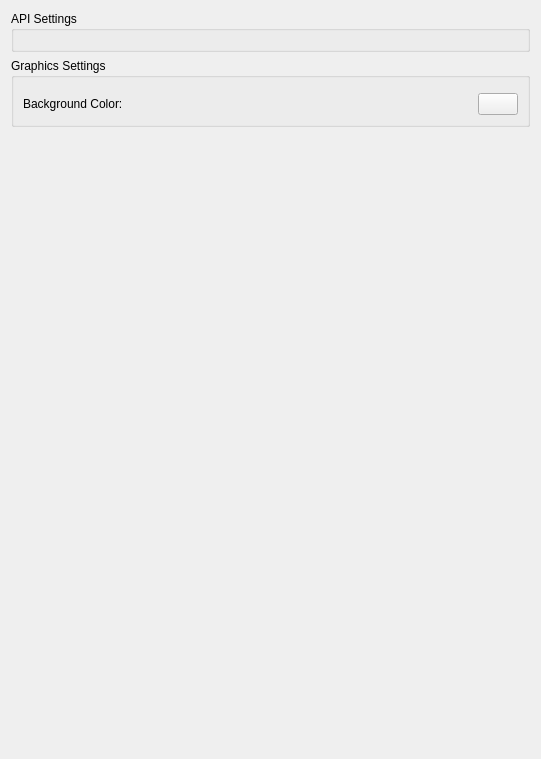
<?xml version="1.0" encoding="UTF-8"?>
<ui version="4.0">
 <class>ConfigureGraphics</class>
 <widget class="QWidget" name="ConfigureGraphics">
  <property name="geometry">
   <rect>
    <x>0</x>
    <y>0</y>
    <width>541</width>
    <height>759</height>
   </rect>
  </property>
  <property name="windowTitle">
   <string>Form</string>
  </property>
  <property name="accessibleName">
   <string>Graphics</string>
  </property>
  <layout class="QVBoxLayout" name="verticalLayout_1">
   <item>
    <layout class="QVBoxLayout" name="verticalLayout_2">
     <item>
      <widget class="QGroupBox" name="groupBox_2">
       <property name="title">
        <string>API Settings</string>
       </property>
       <layout class="QVBoxLayout" name="verticalLayout_3">
        <item>
         <widget class="QWidget" name="api_widget" native="true">
          <layout class="QHBoxLayout" name="horizontalLayout">
           <property name="leftMargin">
            <number>0</number>
           </property>
           <property name="topMargin">
            <number>0</number>
           </property>
           <property name="rightMargin">
            <number>0</number>
           </property>
           <property name="bottomMargin">
            <number>0</number>
           </property>
          </layout>
         </widget>
        </item>
       </layout>
      </widget>
     </item>
     <item>
      <widget class="QGroupBox" name="groupBox">
       <property name="maximumSize">
        <size>
         <width>16777215</width>
         <height>16777215</height>
        </size>
       </property>
       <property name="title">
        <string>Graphics Settings</string>
       </property>
       <layout class="QVBoxLayout" name="verticalLayout_4">
        <item>
         <widget class="QWidget" name="graphics_widget" native="true">
          <layout class="QVBoxLayout" name="verticalLayout">
           <property name="leftMargin">
            <number>0</number>
           </property>
           <property name="topMargin">
            <number>0</number>
           </property>
           <property name="rightMargin">
            <number>0</number>
           </property>
           <property name="bottomMargin">
            <number>0</number>
           </property>
          </layout>
         </widget>
        </item>
        <item>
         <widget class="QWidget" name="bg_widget" native="true">
          <layout class="QHBoxLayout" name="bg_layout">
           <property name="leftMargin">
            <number>0</number>
           </property>
           <property name="topMargin">
            <number>0</number>
           </property>
           <property name="rightMargin">
            <number>0</number>
           </property>
           <property name="bottomMargin">
            <number>0</number>
           </property>
           <item>
            <widget class="QLabel" name="label">
             <property name="sizePolicy">
              <sizepolicy hsizetype="Expanding" vsizetype="Preferred">
               <horstretch>0</horstretch>
               <verstretch>0</verstretch>
              </sizepolicy>
             </property>
             <property name="text">
              <string>Background Color:</string>
             </property>
            </widget>
           </item>
           <item>
            <widget class="QPushButton" name="bg_button">
             <property name="sizePolicy">
              <sizepolicy hsizetype="Preferred" vsizetype="Preferred">
               <horstretch>0</horstretch>
               <verstretch>0</verstretch>
              </sizepolicy>
             </property>
             <property name="maximumSize">
              <size>
               <width>40</width>
               <height>16777215</height>
              </size>
             </property>
             <property name="text">
              <string/>
             </property>
            </widget>
           </item>
          </layout>
         </widget>
        </item>
       </layout>
      </widget>
     </item>
    </layout>
   </item>
   <item>
    <spacer name="verticalSpacer">
     <property name="orientation">
      <enum>Qt::Vertical</enum>
     </property>
     <property name="sizeHint" stdset="0">
      <size>
       <width>20</width>
       <height>40</height>
      </size>
     </property>
    </spacer>
   </item>
  </layout>
 </widget>
 <resources/>
 <connections/>
</ui>
